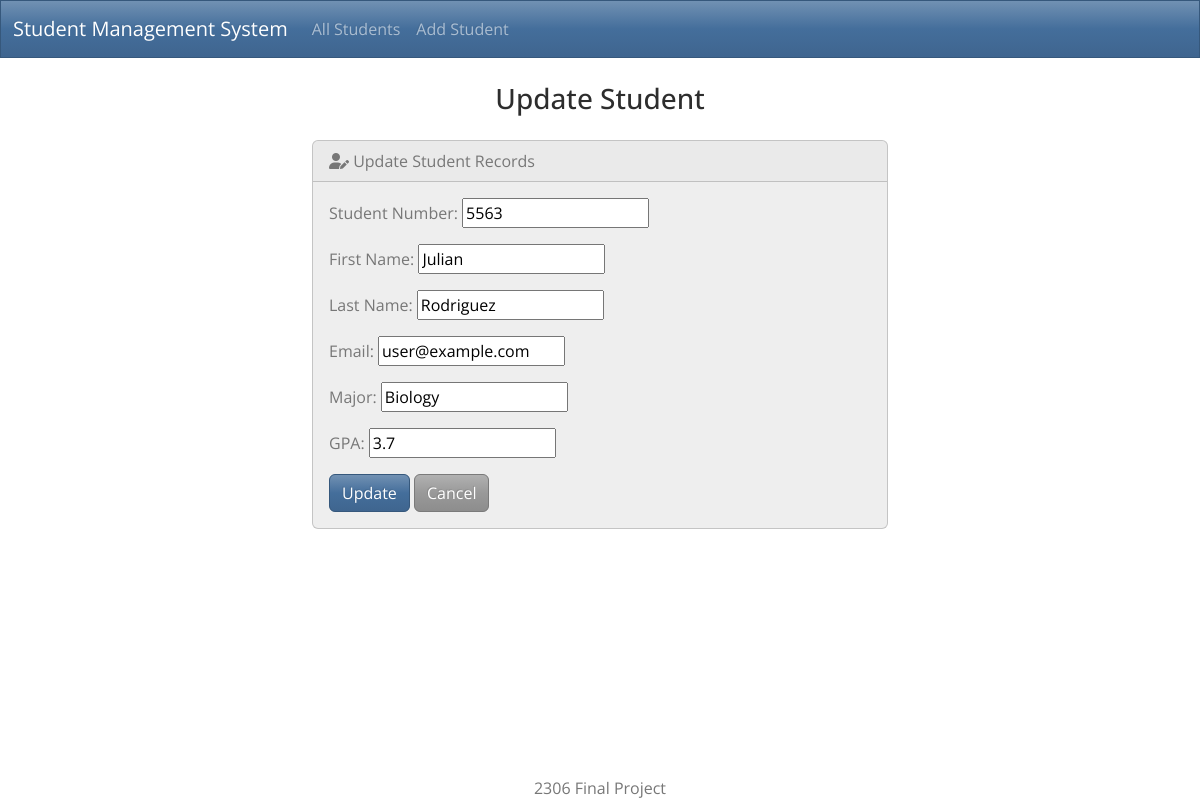
Screenshot of /edit/5563 with the database file from the repository.
### students/models.py (models this page shows, shortened)
class Student(models.Model):
    student_number = models.CharField(max_length=5, primary_key=True)
    first_name = models.CharField(max_length=100)
    last_name = models.CharField(max_length=100)
    email = models.EmailField(max_length=100)
    major = models.CharField(max_length=50)
    gpa = models.FloatField()

### students/views.py (the view)
# urls.py: path('edit/<int:id>', views.edit, name='edit'),
def edit(request, id):
    if request.method == 'POST':
        student = Student.objects.get(pk=id)
        form = StudentForm(request.POST, instance=student)
        if form.is_valid():
            form.save()
            return render(request, 'students/edit.html', {
                'form': form,
                'success': True
            })
    else:
        student = Student.objects.get(pk=id)
        form = StudentForm(instance=student)
    return render(request, 'students/edit.html', {'form': form})

### students/forms.py
class StudentForm(forms.ModelForm):
    class Meta:
        model = Student
        fields = ['student_number', 'first_name', 'last_name', 'email', 'major', 'gpa']
        labels = {
            'student_number': 'Student Number',
            'first_name': 'First Name',
            'last_name': 'Last Name',
            'email': 'Email',
            'major': 'Major',
            'gpa': 'GPA'
        }
        widgets = {
            'student_number': forms.NumberInput(attrs={'class': 'form_control'}),
            'first_name': forms.TextInput(attrs={'class': 'form_control'}),
            'last_name': forms.TextInput(attrs={'class': 'form_control'}),
            'email': forms.EmailInput(attrs={'class': 'form_control'}),
            'major': forms.TextInput(attrs={'class': 'form_control'}),
            'gpa': forms.NumberInput(attrs={'class': 'form_control'})
        }

### students/templates/students/edit.html (shortened to what this page needs)
{% extends "students/base.html" %}
{% block body %}
    <h3 class="text-center m-4">Update Student</h3>
    {% if success %}
        <div class="alert alert-success" role="alert">
            Student's information was updated successfully!
            <a href="{% url 'index' %}">Go to Home Page</a>
        </div>
    {% else %}
        <div class="row justify-content-center">
            <div class="col-6">
                <div class="card bg-light mb-3">
                    <div class="card-header"><i class="fa-solid fa-user-pen"></i> Update Student Records</div>
                    <div class="card-body">
                      <form action="" method="POST">
                          {{ form.as_p }}
                          <button type="submit" class="btn btn-primary">Update</button>
                          <a href="{% url 'index' %}" class="btn btn-secondary">Cancel</a>
                      </form>
                    </div>
                </div>
            </div>
        </div>
    {% endif %}
{% endblock %}

### rows the page displays
Student: student_number "5563", first_name "Julian", last_name "Rodriguez", email "user@example.com", major "Biology", gpa "3.7"
